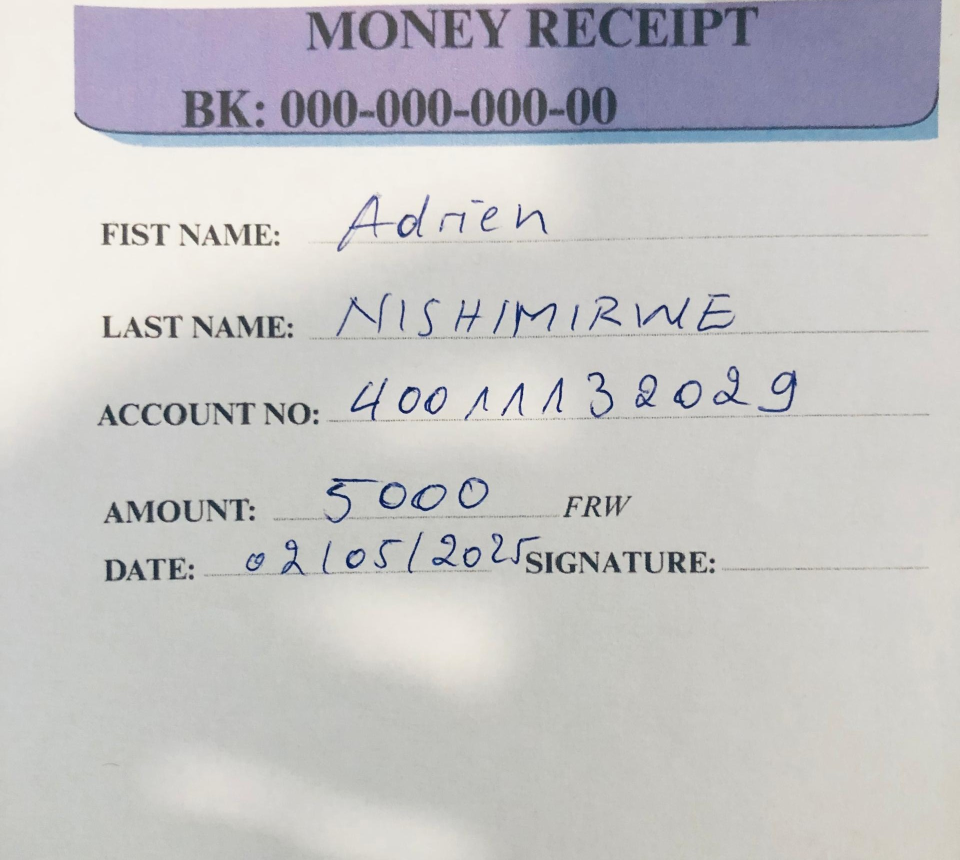
#> input picture data/raw/slip.jpg, 1920 x 1719 px (shown at 1/2 size)
$ python test4_first_extraction.py
#> lines starting #> are read from the running program, lines starting #| are printed output that depends on the picture; after the words box and inside, x2 and y2 are one past the last pixel; in counts of white or black regions, pixels touching at a corner belong together
import cv2
import pytesseract
import re

# Load the image
image_path = "../data/raw/slip.jpg"
image = cv2.imread(image_path)
#> image is the input picture: shape (1719, 1920, 3); mean B, G, R 196.5, 195.6, 196.7

# Preprocess
gray = cv2.cvtColor(image, cv2.COLOR_BGR2GRAY)
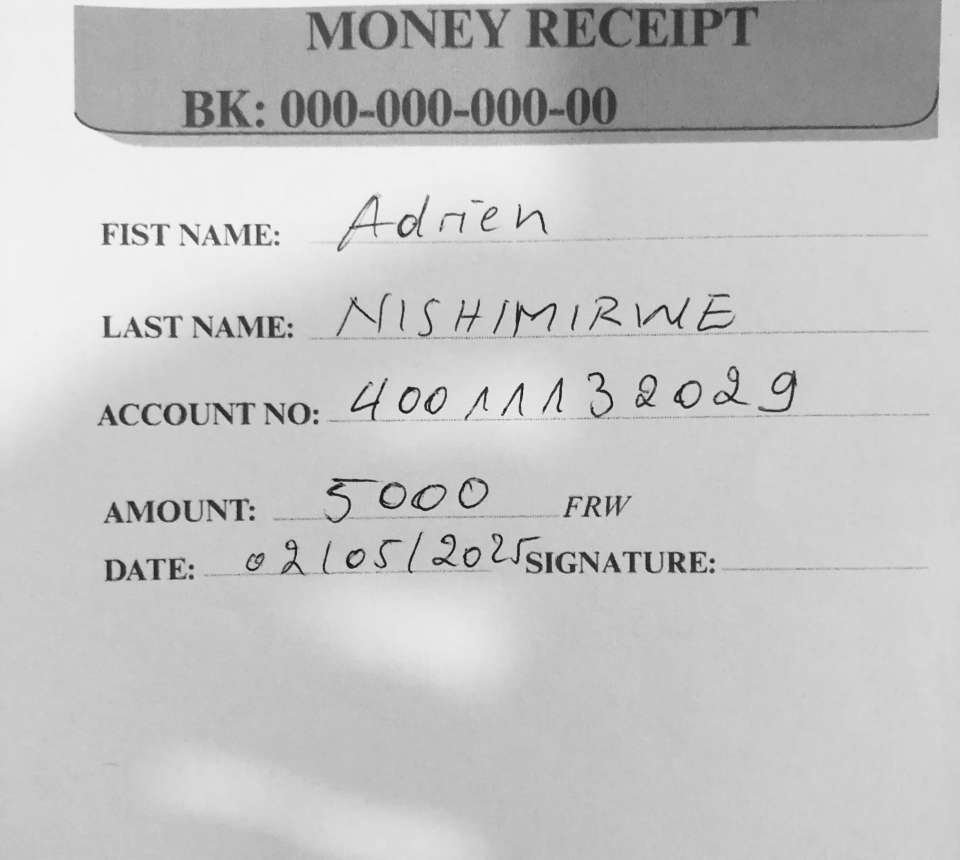
#> gray: shape (1719, 1920) (shown at 1/2 size); min 3, max 254, mean 196.1
_, thresh = cv2.threshold(gray, 150, 255, cv2.THRESH_BINARY)
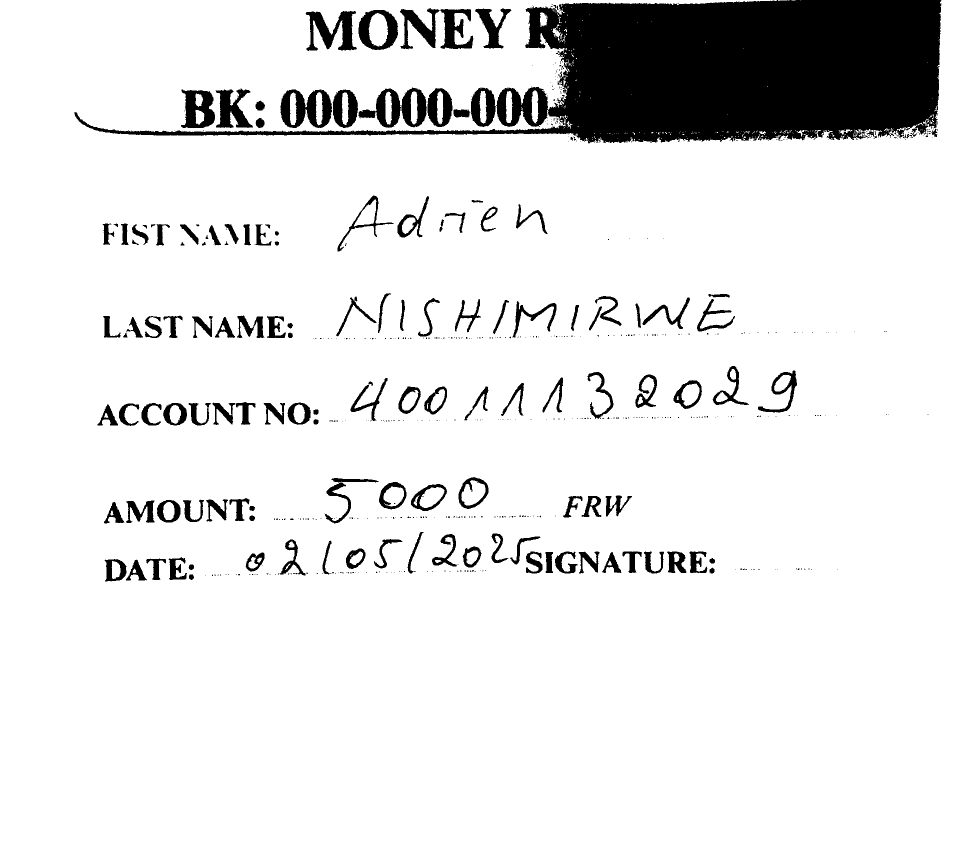
#> thresh: shape (1719, 1920) (shown at 1/2 size); 89.9% white; 602 black regions (460 under 20 px), largest, box (x1, y1, x2, y2) and area: (149, 0, 1883, 287) 220746, (561, 179, 664, 256) 4724, (611, 22, 714, 102) 4012

# OCR with word-level bounding boxes
#> (the run stopped early here; a loop or call above may not have finished)
